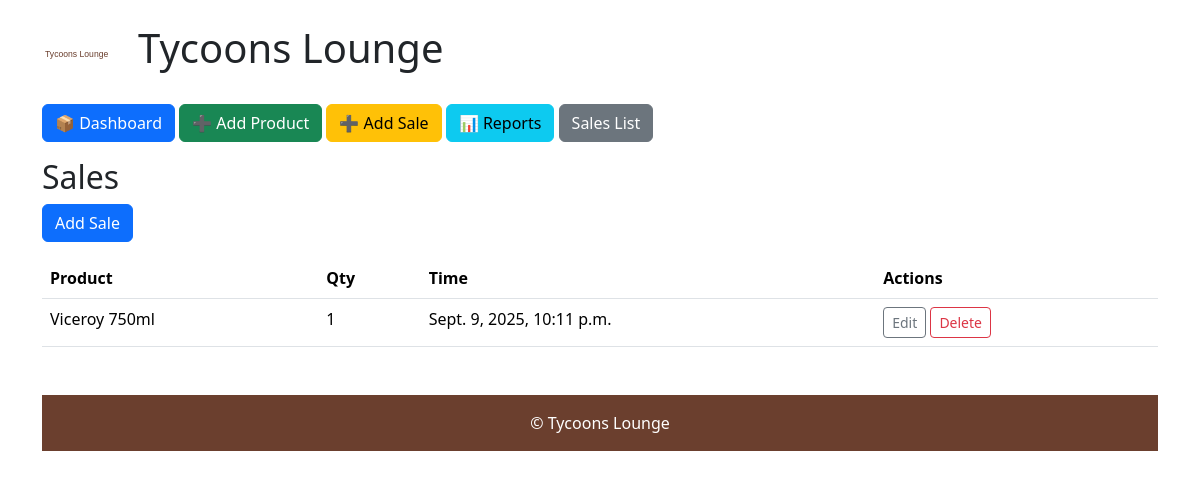
Before: /sales/ with the older database file.
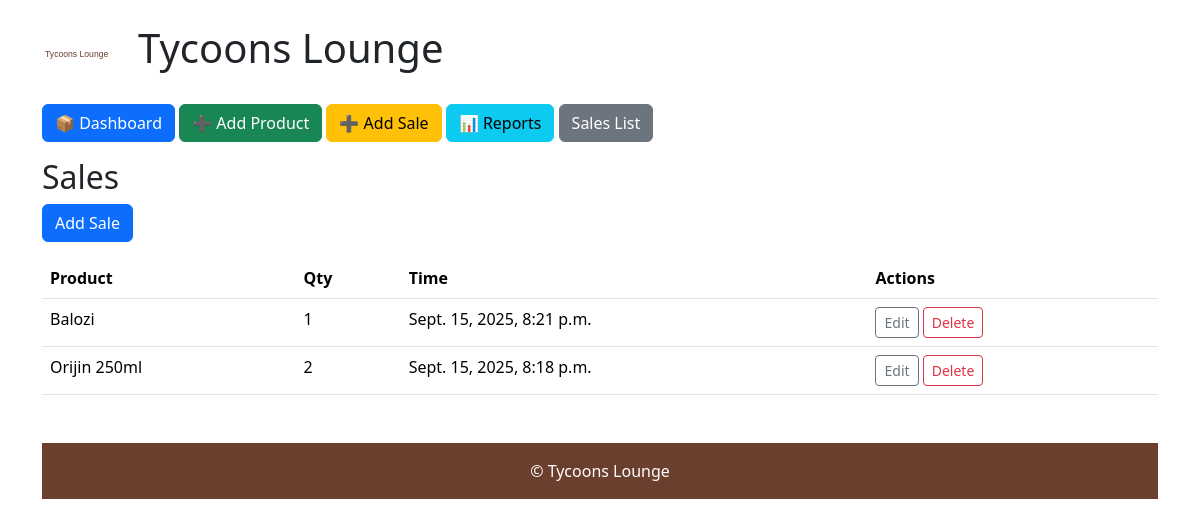
After: the same page with the newer database file.
### dashboard/models.py (models this page shows, shortened)
class Sale(models.Model):
    product = models.ForeignKey(Product, on_delete=models.CASCADE, related_name='sales')
    quantity = models.PositiveIntegerField()
    sold_at = models.DateTimeField(auto_now_add=True)

class Product(models.Model):
    name = models.CharField(max_length=200)
    cost_price = models.DecimalField(max_digits=10, decimal_places=2, default=0)
    price = models.DecimalField(max_digits=10, decimal_places=2)
    qty = models.PositiveIntegerField(default=0)

### dashboard/views.py (the view)
# urls.py: path('sales/', views.sales_list, name='sales_list'),
def sales_list(request):
    sales = Sale.objects.select_related('product').order_by('-sold_at')
    return render(request,'dashboard/sales_list.html',{'sales':sales})

### templates/dashboard/sales_list.html
{% extends 'dashboard/base.html' %}
{% block content %}
<h2>Sales</h2>
<p><a class="btn btn-primary" href="{% url 'dashboard:add_sale' %}">Add Sale</a></p>
<table class="table"><thead><tr><th>Product</th><th>Qty</th><th>Time</th><th>Actions</th></tr></thead><tbody>{% for s in sales %}<tr><td>{{ s.product.name }}</td><td>{{ s.quantity }}</td><td>{{ s.sold_at }}</td><td><a class="btn btn-sm btn-outline-secondary" href="{% url 'dashboard:edit_sale' s.pk %}">Edit</a> <a class="btn btn-sm btn-outline-danger" href="{% url 'dashboard:delete_sale' s.pk %}">Delete</a></td></tr>{% empty %}<tr><td colspan="4">No sales yet</td></tr>{% endfor %}</tbody></table>{% endblock %}

### templates/dashboard/base.html (shortened to what this page needs)
{% load static %}
<!doctype html>
<html>
<head>
  <link href="https://cdn.jsdelivr.net/npm/bootstrap@5.3.2/dist/css/bootstrap.min.css" rel="stylesheet">
</head>
<body>
  <div class="container py-4">
    <header class="d-flex align-items-center mb-4">
      <div style="width:80px"><img src="{% static 'images/logo.svg' %}" alt="logo" style="max-width:100%"></div>
      <h1 class="ms-3">Tycoons Lounge</h1>
    </header>
    <div class="mb-3">
      <a class="btn btn-primary" href="{% url 'dashboard:index' %}">📦 Dashboard</a>
      <a class="btn btn-success" href="{% url 'dashboard:add_product' %}">➕ Add Product</a>
      <a class="btn btn-warning" href="{% url 'dashboard:add_sale' %}">➕ Add Sale</a>
      <a class="btn btn-info" href="{% url 'dashboard:reports' 'daily' %}">📊 Reports</a>
      <a class="btn btn-secondary" href="{% url 'dashboard:sales_list' %}">Sales List</a>
    </div>
    {% block content %}{% endblock %}
    <footer class="mt-5 py-3 text-center" style="background:#6b3f2e;color:#fff;">
      © Tycoons Lounge
    </footer>
  </div>
</body>
</html>

Changed rows visible on the page:
removed Sale: product.name "Viceroy 750ml", quantity "1", sold_at "Sept. 9, 2025, 10:11 p.m."
added Sale: product.name "Balozi", quantity "1", sold_at "Sept. 15, 2025, 8:21 p.m."
added Sale: product.name "Orijin 250ml", quantity "2", sold_at "Sept. 15, 2025, 8:18 p.m."
